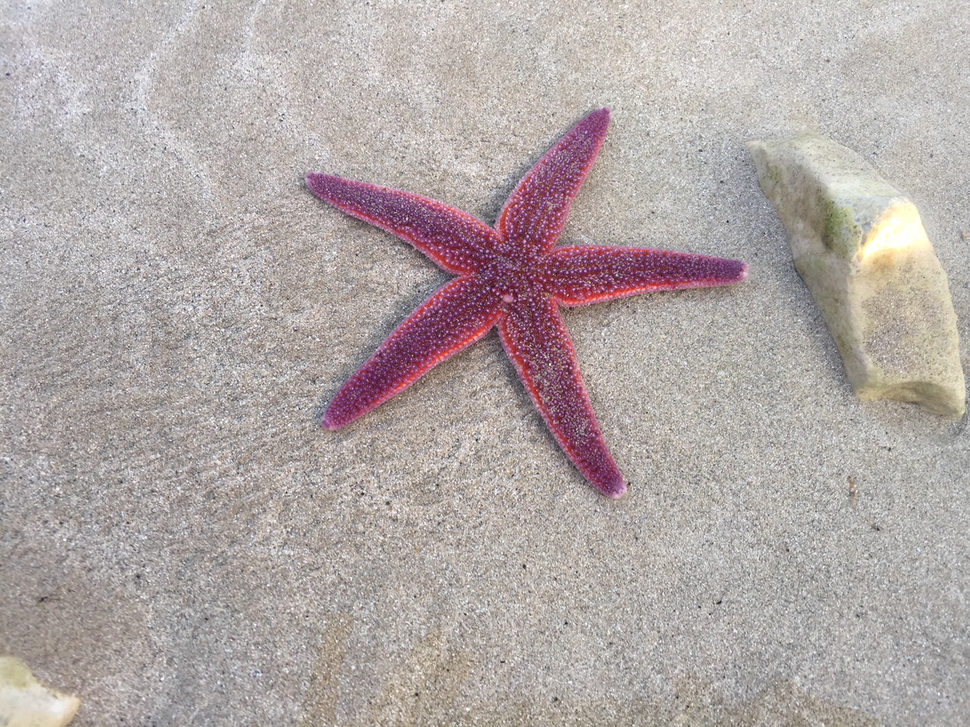
#> input picture Images/starfish.png, 970 x 727 px, shrunk from 1280 x 960 before the run
$ jupyter execute --allow-errors Lab1_ESN.ipynb   (shell and % lines are left out)   (older library calls are emulated)
#> lines starting #> are read from the running program, lines starting #| are printed output that depends on the picture
#  Module 2 Lab 1 "Thresholding"

# Recap

This is the first of four labs for Lesson 2 - Classical Image Segmention in Dev290x.  You should complete the tasks in this lab as part of the Thresholding section of the lesson.

Please remember this lab must be completed before taking the quiz at the end of this lesson.

# Introduction

In this lab we introduce our first image segmentation project where we will use thresholding operations to segment a relatively simple image. We will work through this project using the types of image processing techniques such projects typically need and then segment an image.

At the end of the lab we'll review the work we've done and assess what types of images and projects this approach is effective for.

# Goal

In this tutorial we will learn about three key items:
* The general image processing algorithms that are required for most image processing projects; e.g. denoising,
* Using our first classical segmentation technique on images (thresholding);
* How to use Otsu's Method to automatically find a suitable threshold level to segment an image.

# Background

Image segmentation is the process of partitioning a digital image into multiple segments to make the image easier to analyze.  Often we are looking to locate objects and boundaries in the original image.

A more precise way of looking at it is to say that image segmentation's goal is to assign a label to every pixel in an image such that pixels with the same label share certain characteristics.

For example, these images show a typical road scene on the left and a segmented version of the image on the right where the cars have been separated from the road, the buildings, the people in the scene, etc.

<p float="center">

</p>

# Our First Segmenter

So, now that we've seen what is possible, let's start by solving our first segmentation problem.

Let's look at this image of a starfish.  Let's examine it in its original color, in grayscale and in black and white.

Colour                            |  Grayscale                           |  Black & White
:--------------------------------:|:------------------------------------:|:---------------------------:
   |  |

We are searching these images for clues as to how we might be able to segment them into two regions - the 'starfish' region and the 'not starfish' region.

It turns out we can segment this image into a region approximating the starfish and a background region (the 'not starfish; region) using thresholding, along with general purpose image processing techniques such as denoising, morphological operations, and some contour detection and drawing.  Finally, once we've established a boundary for the starfish, we can fill our starfish shape. After that we'll use some bitwise operations to overlay our segmented image over the original image.

First, lets use OpenCV's fastN1MeansDenoisingColored routine to denoise the image.  We're using a larger 'h' and 'hColor' value than typically used as the image is more noisy than images typically used with these technique.  (This should make more sense as we go forward into the CNN segmentation examples).

[cell 1]
# First import OpenCV, NumPY and MatPlotLib as we will use these libraries
import cv2
import numpy as np
import matplotlib.pyplot as plt

[cell 2]
# Load a color image
img = cv2.imread("../Images/starfish.png")
#> img is the input picture: shape (727, 970, 3); mean B, G, R 166, 167.4, 176.8

# Apply some blurring to reduce noise

# h is the Parameter regulating filter strength for luminance component.
# Bigger h value perfectly removes noise but also removes image details,
# smaller h value preserves details but also preserves some noise

# Hint: I recommend using larger h and hColor values than typical to remove noise at the
# expense of losing image details

# Experiment with setting h and hColor to a suitable value.

# Exercise: Insert code here to set values for h and hColor.
# Hint: You'll find answers at the bottom of the lab.

# Default values
templateWindowSize = 7
searchWindowSize = 21

# test values
h = 20
hColor = 20

blur = cv2.fastNlMeansDenoisingColored(img, None,h,hColor,templateWindowSize,searchWindowSize)
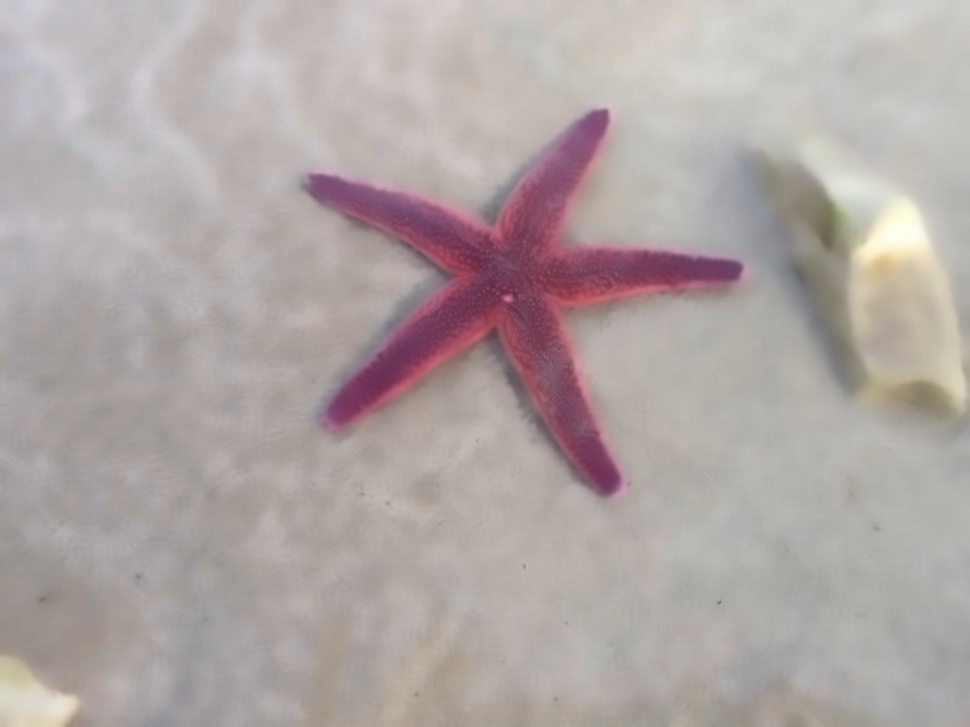
#> blur: shape (727, 970, 3); mean B, G, R 165.1, 166.5, 176.1

plt.imshow(cv2.cvtColor(blur, cv2.COLOR_BGR2RGB))

After applying the fastN1MeansDenoisingColored routine above, you should end up with an image similar to the one on the right here.  You may need to vary the h and hColor parameters to observe the effect of changing them on the blurred image.

Your blurred image should look like this one.

Now, lets run a morphological operation on the blurred image.

For this example, we are going to generate a gradient.

This builds on dilation and erosion.  You can read more about erosion and dilation
in the 'Basics' section of Lesson 2.

Today we are going to use them to generate an outline for our starfish.

# Edge Detection
Instead of using a gradient, you could use an edge detection such as Sobol, Laplacian and Canny here in combination with adjusting the image denoising step above.  I'll leave those as an exercise for the reader for now!

[cell 3]
# Apply a morphological gradient (dilate the image, erode the image, and take the difference
# Morphological Gradient = the difference between dilation and erosion of an image.

elKernel = cv2.getStructuringElement(cv2.MORPH_ELLIPSE, (13,13))

# YOUR CODE HERE
# Exercise: Use openCV's morphologyEx to generate a gradient using the kernel above
# Hint: You'll find answers at the bottom of the lab.
gradient = cv2.morphologyEx(blur, cv2.MORPH_CLOSE, elKernel)

# END YOUR CODE HERE

plt.imshow(cv2.cvtColor(gradient, cv2.COLOR_BGR2GRAY))
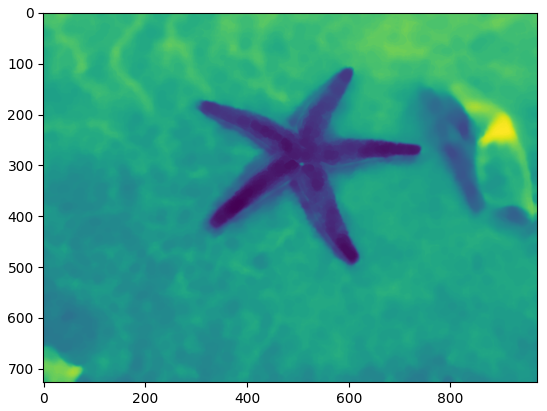
#> figure drawn by matplotlib, 1 panel

After applying the gradient morphology routine above, you should end up with an image similar to the one shown here.  The outline of the starfish should be starting to emerge at this point.


We now have completed the pre-processing of our image.

From this point onwards, we are concerning ourselves with:

a) filling the region of interest, and

b) removing artefacts from the image which we are not interested in.

There are quite a few approaches we can take to this (including not doing them at all), but today lets apply OTSU's threshold to convert the image to black and white, and perform a closing operation to 'fill in' the starfish and then perform some erosion to remove parts of the image that we consider noise.

## OTSU Thresholding
When converting from a grayscale image to a black and white image, selecting a good threshold value can be a time-consuming and manual process.  There are a number of automatic thresholding techniques available - and Otsu's method thresholding is one of the better known techniques.

Conceptually simple, and relatively low cost computationally, Otsu's threshold iterate through all the possible threshold values to find the threshold value where the sum of foreground and background spreads is at its minimum.

[cell 4]
# Apply Otsu's method - or you can adjust the level at which thresholding occurs
# and see what the effect of this is

# Convert gradient to grayscale
gradient = cv2.cvtColor(gradient, cv2.COLOR_BGR2GRAY)
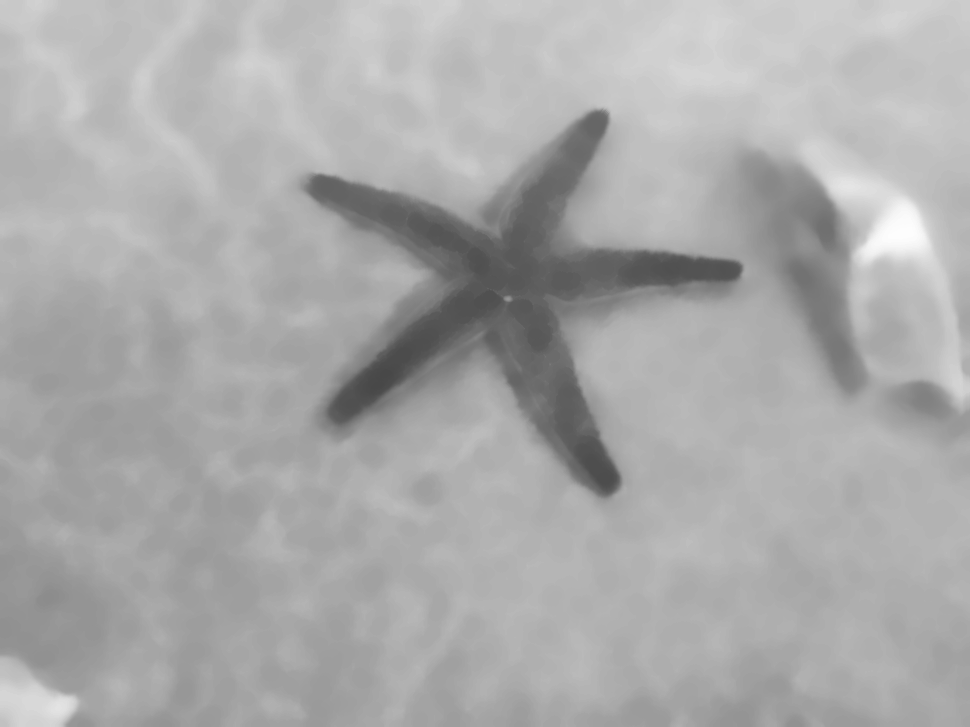
#> gradient: shape (727, 970); min 72, max 253, mean 170.4


# YOUR CODE HERE
# Exercise: Generate a matrix called otsu using OpenCV's threshold() function.  Use
# Otsu's method.
# Hint: You'll find answers at the bottom of the lab.
#> (the rest of this cell did not finish here and is left out)

#> (a cell that did not finish here is left out)

After switching to black and white and applying our closing and erosion operations, our simplified starfish is starting to emerge

Original Image            | B&W Image                      | After Closing                   | After Erosion
:------------------------:|:------------------------------:|:-------------------------------:|:--------------
  |   |  |

So, now we've effectively segmented our image.

Now, let's post-process the image to find the contours that represent the edge of the starfish.  We'll just use the intuition that the starfish is the largest object in the scene.

Then we'lll do a little image manipulation to generate a colour representing the starfish, another colour representing the background (i.e. not the starfish) and then merge those colours with the original image.

You'll notice the closing and erosion steps are not perfect - they're not supposed to be.  They are good enough to feed into the findContours routine.  By all means, tune them further to get better quality input into findContours.

In the findContours routine we're using cv2.RETR_EXTERNAL.  This is to reduce the complexity of post-processing by only reporting 'external' contours (i.e. we'll attempt to suppress contours that are inside other contours).

[cell 6]
p = int(img.shape[1] * 0.05)
#> p = 48
#> (the rest of this cell did not finish here and is left out)
